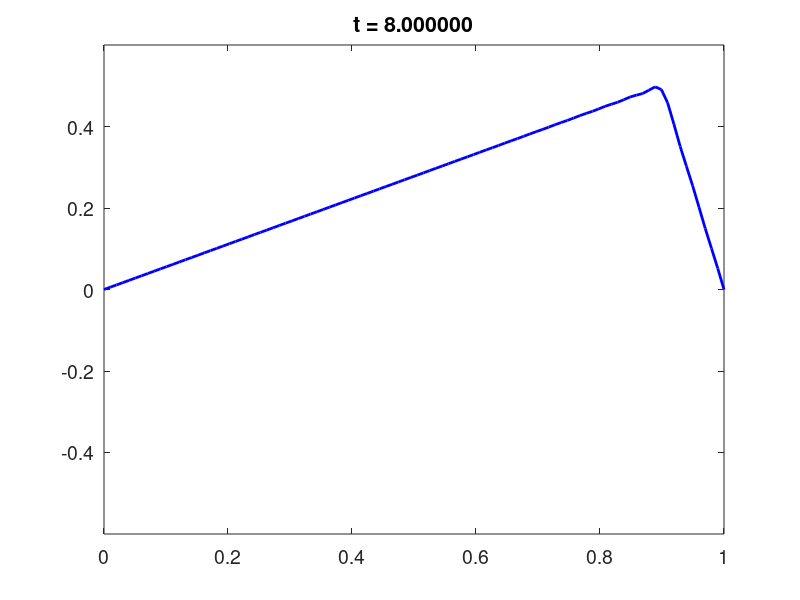
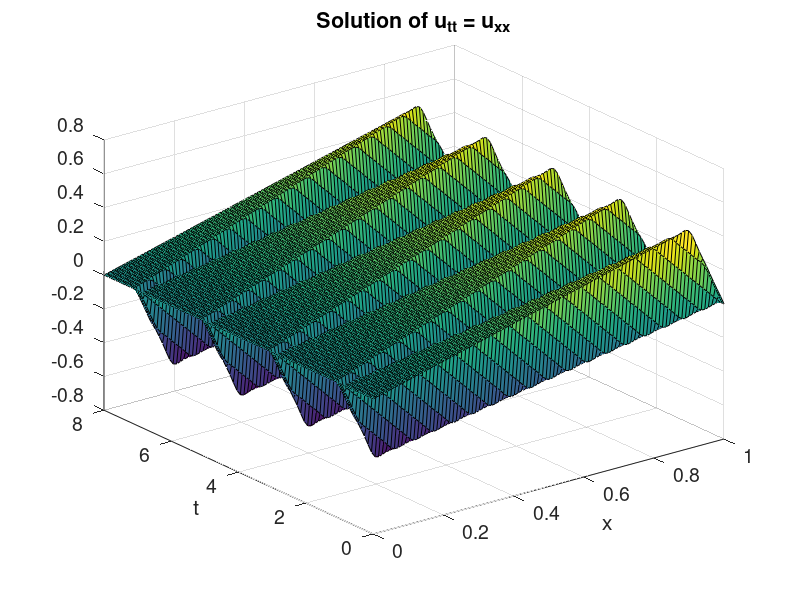

These charts were generated, in order, by the following MATLAB code:
% solution of the homogeneous wave equation with countinuous initial data

 xx = linspace(0,1,100)';
 nmax = 50;

 t = [0:.05:8];
 U = zeros(length(t), length(xx));
 figure(1), clf
 fprintf('please press <return> to advance the time\n')
 for k=1:length(t)
    u = zeros(size(xx));
    for n=1:nmax
       b_n = sqrt(2)*50*sin(9*n*pi/10)/(9*n^2*pi^2);
       psi_n = sqrt(2)*sin(n*pi*xx);
       u = u + b_n*cos(n*pi*t(k))*psi_n;
    end
    plot(xx,u, 'b-','linewidth',2)
    U(k,:) = u;
    set(gca,'fontsize',14)
    title(sprintf('t = %f', t(k)))
    axis([0 1 -.6 .6])
    pause 
 end

 figure(2), clf
 surf(xx,t,U)
 set(gca,'fontsize',14)
 xlabel('x'), ylabel('t')
 title(sprintf('Solution of u_{tt} = u_{xx}'))
 pause
